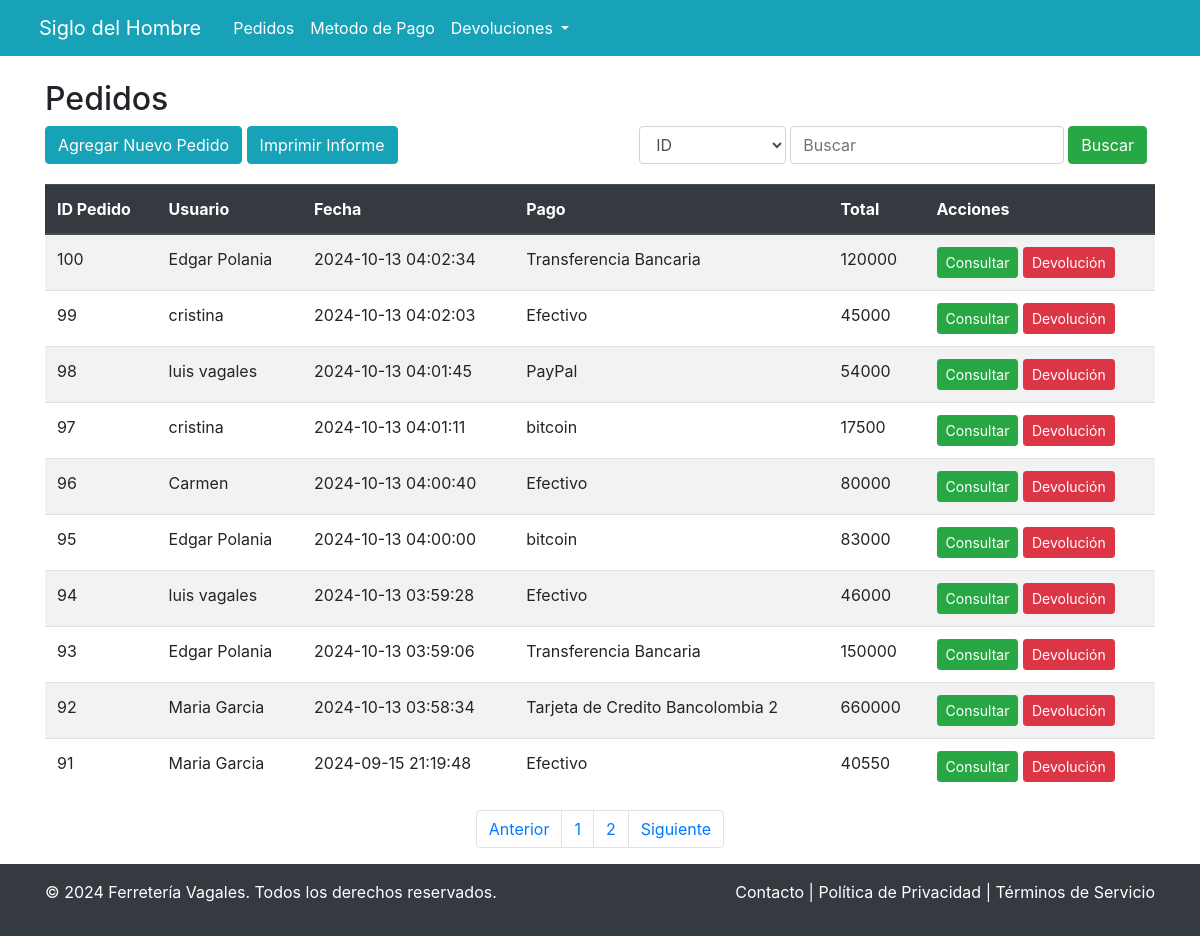
Page /pedidos/pedido.php on the earlier database version.
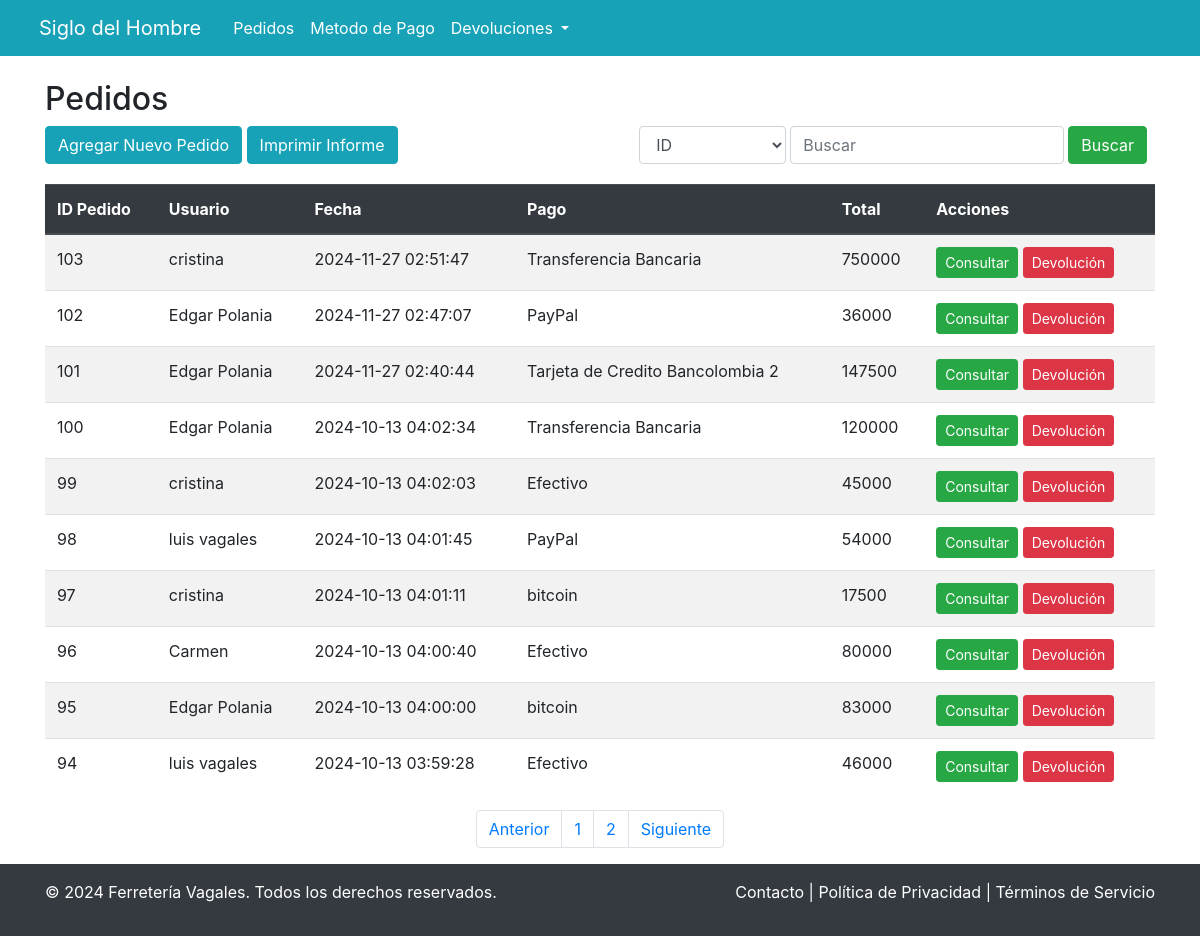
Same page on the later database version.
### tables this page shows
CREATE TABLE `pedido` (
  `id_pedido` int(11) NOT NULL,
  `id_usuario` int(11) NOT NULL,
  `id_metodo_de_pago` int(11) NOT NULL,
  `fecha` varchar(50) NOT NULL,
  `total` int(11) NOT NULL,
  `estado` enum('publicado','cancelado') NOT NULL
);

CREATE TABLE `usuario` (
  `id_usuario` int(11) NOT NULL,
  `nombre` varchar(255) NOT NULL,
  `correo` varchar(255) NOT NULL,
  `direccion` varchar(255) DEFAULT NULL,
  `password` varchar(50) DEFAULT NULL,
  `rol` int(11) NOT NULL,
  `id_tipo` int(11) NOT NULL,
  `celular` varchar(50) NOT NULL
);

CREATE TABLE `metodo_de_pago` (
  `id_metodo_de_pago` int(11) NOT NULL,
  `metodo` varchar(50) NOT NULL
);

### pedidos/pedido.php (the view, shortened to what the changed rows need)
<!DOCTYPE html>
<html lang="es">
<head>
    <link rel="stylesheet" href="https://cdn.jsdelivr.net/npm/bootstrap@4.6.2/dist/css/bootstrap.min.css">
</head>
<body>
    <div class="d-flex flex-column min-vh-100">
        <main class="flex-fill">
            <div class="container mt-4">
                <h2>Pedidos</h2>
                <div>
                    <?php
                    require "../conexion.php";
                    if (isset($_GET['page'])){
                        $page = (int) $_GET['page'];
                        $page = (int) ($page - 1) * 10;
                        $sql = "SELECT pedido.id_pedido, usuario.nombre, pedido.fecha, pedido.total, metodo_de_pago.metodo
                                FROM pedido
                                INNER JOIN usuario ON pedido.id_usuario=usuario.id_usuario
                                INNER JOIN metodo_de_pago ON pedido.id_metodo_de_pago=metodo_de_pago.id_metodo_de_pago
                                ORDER BY pedido.id_pedido
                                DESC
                                LIMIT 10 OFFSET $page";
                    }else{
                        $sql = "SELECT pedido.id_pedido, usuario.nombre, pedido.fecha, pedido.total, metodo_de_pago.metodo
                                FROM pedido
                                INNER JOIN usuario ON pedido.id_usuario=usuario.id_usuario
                                INNER JOIN metodo_de_pago ON pedido.id_metodo_de_pago=metodo_de_pago.id_metodo_de_pago
                                ORDER BY pedido.id_pedido
                                DESC
                                LIMIT 10";
                    }
                    $result = $mysqli->query($sql);
                    if (!$result) {
                        echo "<div class='alert alert-danger'>Error en la consulta: " . $mysqli->error . "</div>";
                    } else {
                        if ($result->num_rows > 0) {
                            echo '<table class="table table-striped">
                                    <thead class="thead-dark">
                                        <tr>
                                            <th>ID Pedido</th>
                                            <th>Usuario</th>
                                            <th>Fecha</th>
                                            <th>Pago</th>
                                            <th>Total</th>
                                            <th>Acciones</th>
                                        </tr>
                                    </thead>
                                    <tbody>';
                            while ($row = $result->fetch_assoc()) {
                                echo '<tr>
                                        <td>' . htmlspecialchars($row["id_pedido"]) . '</td>
                                        <td>' . htmlspecialchars($row["nombre"]) . '</td>
                                        <td>' . htmlspecialchars($row["fecha"]) . '</td>
                                        <td>' . htmlspecialchars($row["metodo"]) . '</td>
                                        <td>' . htmlspecialchars($row["total"]) . '</td>
                                        <td>
                                            <a href="consultar.pedido.administrador.php?id=' . urlencode($row["id_pedido"]) . '" class="btn btn-success btn-sm">Consultar</a>
                                            <a href="generar.devolucion.administrador.php?id_pedido=' . urlencode($row["id_pedido"]) . '" class="btn btn-danger btn-sm">Devolución</a>
                                        </td>
                                    </tr>';
                            }
                            echo '</tbody></table>';
                        } else {
                            echo "<div class='alert alert-info'>No hay registros de pedidos.</div>";
                        }
                    }
                    ?>
                </div>
            </div>
        </main>
        <nav aria-label="Page navigation example">
            <ul class="pagination justify-content-center">
                <?php
                    $query_total = "SELECT COUNT(id_pedido) as pedidos FROM pedido";
                    $result_total = $mysqli->query($query_total);
                    $total_results = $result_total->fetch_assoc();
                    $total_results = (int) $total_results["pedidos"];
                    $pages = ($total_results / 10);
                    $pages = ceil($pages);
                    for ($i = 1; $i <=$pages; $i++){
                        echo '<li class="page-item">
                                <a class="page-link" href="pedido.php?page=' . urlencode($i) . '">' . htmlspecialchars($i). '</a>
                                </li>';
                    }
                    ?>
            </ul>
        </nav>
    </div>
</body>
</html>

Differences in the rows shown:
no longer on this page (row unchanged): pedido: id_pedido "93", id_usuario.nombre "Edgar Polania", fecha "2024-10-13 03:59:06", id_metodo_de_pago.metodo "Transferencia Bancaria", total "150000"
no longer on this page (row unchanged): pedido: id_pedido "92", id_usuario.nombre "Maria Garcia", fecha "2024-10-13 03:58:34", id_metodo_de_pago.metodo "Tarjeta de Credito Bancolombia 2", total "660000"
no longer on this page (row unchanged): pedido: id_pedido "91", id_usuario.nombre "Maria Garcia", fecha "2024-09-15 21:19:48", id_metodo_de_pago.metodo "Efectivo", total "40550"
added pedido: id_pedido "103", id_usuario.nombre "cristina", fecha "2024-11-27 02:51:47", id_metodo_de_pago.metodo "Transferencia Bancaria", total "750000"
added pedido: id_pedido "102", id_usuario.nombre "Edgar Polania", fecha "2024-11-27 02:47:07", id_metodo_de_pago.metodo "PayPal", total "36000"
added pedido: id_pedido "101", id_usuario.nombre "Edgar Polania", fecha "2024-11-27 02:40:44", id_metodo_de_pago.metodo "Tarjeta de Credito Bancolombia 2", total "147500"
